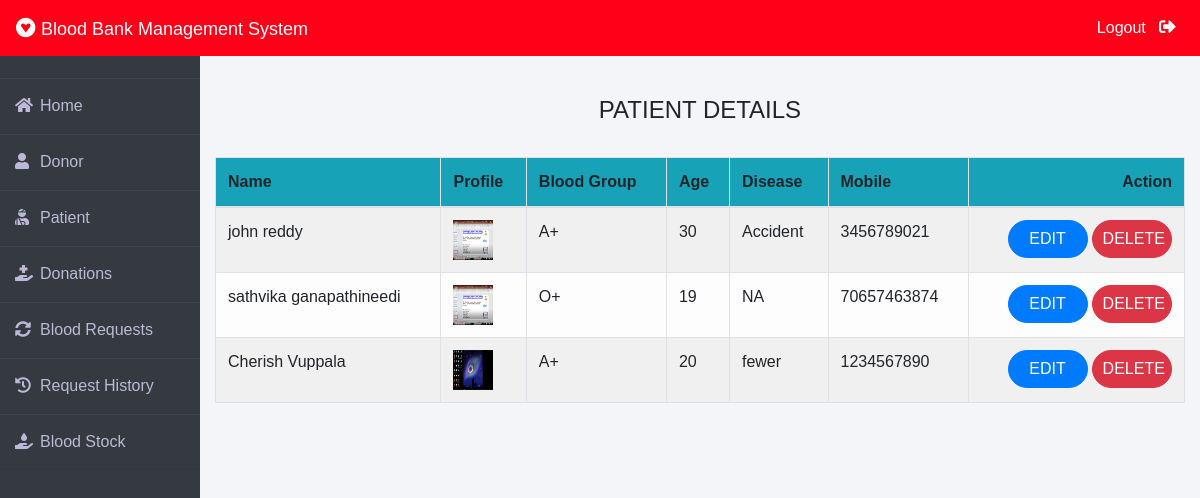
/admin-patient (signed in), run on the app's committed database.
### patient/models.py (models this page shows, shortened)
class Patient(models.Model):
    user=models.OneToOneField(User,on_delete=models.CASCADE)
    profile_pic= models.ImageField(upload_to='profile_pic/Patient/',null=True,blank=True)
    age=models.PositiveIntegerField()
    bloodgroup=models.CharField(max_length=10)
    disease=models.CharField(max_length=100)
    doctorname=models.CharField(max_length=50)
    address = models.CharField(max_length=40)
    mobile = models.CharField(max_length=10,null=False)
    @property
    def get_name(self):
        return self.user.first_name+" "+self.user.last_name

### blood/views.py (the view)
# urls.py: path('admin-patient', views.admin_patient_view,name='admin-patient'),
@login_required(login_url='adminlogin')
def admin_patient_view(request):
    patients=pmodels.Patient.objects.all()
    return render(request,'blood/admin_patient.html',{'patients':patients})

### templates/blood/admin_patient.html
{% extends 'blood/adminbase.html' %}
{% block content %}
{% load widget_tweaks %}
{%load static%}
<br><br>
<div class="container">
    <H4 class="text-center">PATIENT DETAILS</H4><br>
    <table class="table table-light table-hover table-bordered table-striped">
        <thead class="bg-info">
            <tr>
                <th scope="col">Name</th>
                <th scope="col">Profile</th>
                <th scope="col">Blood Group</th>
                <th scope="col">Age</th>
                <th scope="col">Disease</th>
                <th scope="col">Mobile</th>
                <th class="text-right">Action</th>
            </tr>
        </thead>
        <tbody>
            {% for t in patients %}
            <tr>
                <td> {{t.get_name}}</td>
                <td> <img src="{% static t.profile_pic.url %}" alt="Profile Pic" height="40px" width="40px" /></td>
                <td>{{t.bloodgroup}}</td>
                <td>{{t.age}}</td>
                <td>{{t.disease}}</td>
                <td>{{t.mobile}}</td>
                <td class="text-right">
                    <button class="btn btn-primary badge-pill" style="width: 80px;"><a  style="text-decoration: none;color: white;" href="{% url 'update-patient' t.id  %}">EDIT</a> </button>
                    <button class="btn btn-danger badge-pill" style="width: 80px;"><a  style="text-decoration: none;color: white;" href="{% url 'delete-patient' t.id  %}">DELETE</a> </button>
                </td>
            </tr>
            {% endfor %}
        </tbody>
    </table>
</div>
{% endblock content %}

### templates/blood/adminbase.html (shortened to what this page needs)
<!DOCTYPE html>
<html lang="en">
<head>
    <link rel="stylesheet" href="https://maxcdn.bootstrapcdn.com/bootstrap/4.0.0/css/bootstrap.min.css">
    <link rel="stylesheet" href="https://cdnjs.cloudflare.com/ajax/libs/font-awesome/5.14.0/css/all.css">
</head>
<body>
    <nav class="navbar navbar-expand-lg navbar-light fixed-top bg-danger">
        <a style="color:white;" class="navbar-brand" href="/"><i class="fab fa-gratipay"></i>&nbsp;<font face = "Comic sans MS" size ="4">Blood Bank Management System</font></a>
        <div class="navbar-collapse collapse w-100 order-3 dual-collapse2">
            <ul class="navbar-nav ml-auto">
                <li class="nav-item">
                    <a class="nav-link" style="color: white;" href="/logout">Logout &nbsp; <i class="fas fa-sign-out-alt"></i></a>
                </li>
            </ul>
        </div>
      </nav>
<br><br>
<div class="wrapper">
    <div class="sidebar">
        <ul>
            <li><a style="text-decoration:none;" href="/"><i class="fas fa-home"></i>Home</a></li>
            <li><a style="text-decoration:none;" href="/admin-donor"><i class="fas fa-user"></i>Donor</a></li>
            <li><a style="text-decoration:none;" href="/admin-patient"><i class="fas fa-user-injured"></i>Patient</a></li>
            <li><a style="text-decoration:none;" href="/admin-donation"><i class="fas fa-hand-holding-medical"></i>Donations</a></li>
            <li><a style="text-decoration:none;" href="/admin-request"><i class="fas fa-sync-alt"></i>Blood Requests</a></li>
            <li><a style="text-decoration:none;" href="/admin-request-history"><i class="fas fa-history"></i>Request History</a></li>
            <li><a style="text-decoration:none;" href="/admin-blood"><i class="fas fa-hand-holding-water"></i>Blood Stock</a></li>
        </ul>
    </div>
    <div class="main_content">
{% block content %}
{% endblock content %}
    </div>
</div>
</body>
</html>

### templates/blood/adminbase.html (style rules this page uses)
* { margin: 0; padding: 0; box-sizing: border-box; list-style: none; text-decoration: none; font-family: 'Josefin Sans', sans-serif; }
body { background-color: #f3f5f9; }
.bg-danger { background-color: #ff0018!important; }
.wrapper { display: flex; position: relative; }
.wrapper .sidebar { width: 200px; height: 100%; background: #343a40; padding: 30px 0px; position: fixed; }
.wrapper .sidebar ul li { padding: 15px; border-bottom: 1px solid #bdb8d7; border-bottom: 1px solid rgba(0,0,0,0.05); border-top: 1px solid rgba(255,255,255,0.05); }
.wrapper .sidebar ul li a { color: #bdb8d7; display: block; }
.wrapper .sidebar ul li a .fas { width: 25px; }
.wrapper .main_content { width: 100%; margin-left: 200px; }
.fa-sign-out-alt { color: white; font-size: 2ex; }

### data on the page
Patient: get_name "john reddy", profile_pic (picture), bloodgroup "A+", age "30", disease "Accident", mobile "3456789021"
Patient: get_name "sathvika ganapathineedi", profile_pic (picture), bloodgroup "O+", age "19", disease "NA", mobile "70657463874"
Patient: get_name "Cherish Vuppala", profile_pic (picture), bloodgroup "A+", age "20", disease "fewer", mobile "1234567890"
